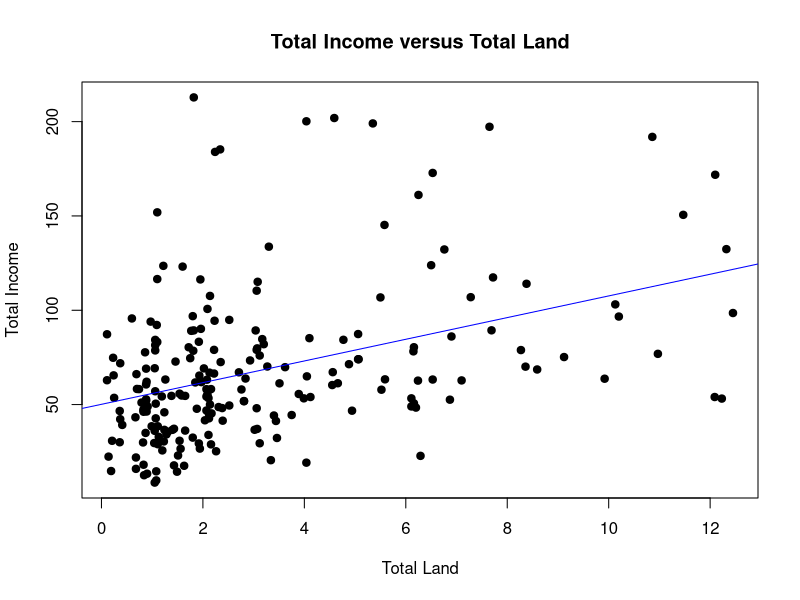

Reproduce this figure in R.
## ---- chunk 1
knitr::opts_chunk$set(echo = TRUE)
## ---- chunk 2
df <- data.frame(
  x = c(2.04,2.02, 0.79,4.88, 2.81,8.38, 4.10, 3.20, 1.38, 3.06,8.36,2.16,2.71,0.97,1.22,0.83,1.11,0.14,0.89,2.12,0.89,5.52,12.10,2.09,1.94,5.35,4.59,1.10,0.60,6.16,3.12,2.35,0.83,12.09,2.17,2.81,2.38,0.11,3.06,8.27,2.12,6.76,0.68,6.50,6.25,1.26,5.07,1.93,3.34,1.54,4.66,3.12,1.92,12.45,6.24,3.46,3.89,0.70,0.11,3.02,10.20,6.11,11.47,6.53,9.92,2.34,3.62,4.04,12.23,0.83,1.06,1.82,0.82,1.96,0.86,1.65,1.81,1.72,1.63,1.75,1.43,2.39,5.59,2.07,9.12,12.32,6.20,2.13,1.95,1.06,1.10,0.91,2.84,1.77,0.88,2.52,1.24,3.07,1.43,1.80,0.74,1.10,6.87,1.60,4.55,2.11,2.31,10.13,1.06,3.40,4.94,2.76,3.44,10.86,3.27,1.19,0.21,0.90,0.37,0.23,0.37,1.05,0.25,0.19,0.24,2.23,1.06,2.22,1.56,3.30,2.07,4.12,6.11,1.13,7.28,10.97,6.90,3.99,2.26,2.11,0.36,0.83,1.88,1.05,0.67,1.05,2.16,1.09,1.31,2.14,1.58,1.08,4.04,3.07,1.95,1.80,1.40,3.51,6.15,1.24,1.08,1.54,0.84,0.87,1.51,0.41,1.11,1.49,1.04,3.08,7.65,4.77,1.92,3.06,5.50,6.53,5.06,3.04,2.24,2.22,1.82,5.06,7.69,1.46,3.17,0.88,0.88,2.08,1.20,2.14,3.75,2.09,4.56,8.59,6.29,2.93,7.10,7.72,1.28,0.99,2.07,1.85,5.58,4.05,0.68,1.65,1.07,2.52,1.97,0.69,0.88,1.23,6.16,1.07,0.36),
  y = c(41.66,69.17,51.06,71.41,51.85,114.03,85.20,82.00,54.60,48.05,70.10,58.20,67.10,93.97,123.54,18.10,28.98,22.40,46.30,42.70,62.10,57.87,171.83,100.70,26.65,199.05,201.91,83.17,95.65,80.40,76.00,72.53,46.83,54.00,45.32,51.77,48.13,62.90,110.37,78.89,45.04,132.23,21.94,123.88,161.13,63.27,74.03,65.36,20.51,55.78,61.30,29.48,29.39,98.53,62.69,32.28,55.60,58.28,87.27,36.63,96.66,53.30,150.58,172.80,63.70,185.27,69.82,200.18,53.17,47.45,81.50,89.31,29.91,90.13,77.70,54.60,78.53,80.37,17.54,74.58,17.75,41.45,63.37,54.27,75.19,132.40,48.39,66.92,116.33,78.70,151.91,48.97,63.79,89.09,60.66,94.89,45.89,37.09,37.17,96.87,58.19,116.53,52.58,123.14,60.34,33.90,48.69,103.10,84.30,44.20,46.75,58.00,41.30,191.91,70.17,54.31,30.79,13.34,71.90,74.80,42.25,69.25,53.56,14.76,65.48,94.43,57.05,79.00,26.57,133.70,58.16,54.00,49.00,32.88,106.93,76.89,86.09,53.30,25.24,53.42,46.61,46.18,47.77,8.63,43.25,36.07,28.90,92.19,35.60,50.00,54.80,9.80,19.20,79.80,62.50,32.47,36.60,61.25,78.20,36.60,14.60,30.80,12.54,34.97,23.00,39.20,38.50,14.40,29.60,115.09,197.26,84.33,83.28,79.00,106.80,63.27,87.38,89.29,183.95,66.44,212.84,74.02,89.36,72.79,84.71,69.03,52.78,63.18,25.69,107.60,44.45,55.40,67.18,68.60,22.80,73.39,62.80,117.40,34.17,38.49,46.85,61.73,145.22,64.95,15.92,36.20,50.47,49.51,61.90,66.12,51.98,30.45,50.65,42.70,30.02))
knitr::kable(df, "pipe", col.name=c("Total Land" , "Total Income (milliom)"), align=c("c","c","c"))
## ---- chunk 3
x <- df$x
y <- df$y
plot(x, y, main = "Total Income versus Total Land",
     xlab = "Total Land", ylab = "Total Income",
     pch = 19)
abline(lm(y ~ x, data = df), col = "blue") 
## ---- chunk 4

x = df$x
y = df$y

Sxy = sum((x - mean(x)) * (y - mean(y)))
Sxx = sum((x - mean(x)) ^ 2)
Syy = sum((y - mean(y)) ^ 2)
c(Sxy, Sxx, Syy)

## ---- chunk 5

x = df$x
y = df$y

beta_1_hat = Sxy / Sxx
beta_0_hat = mean(y) - beta_1_hat * mean(x)
c(beta_0_hat, beta_1_hat)

## ---- chunk 6

y_hat = beta_0_hat + beta_1_hat * x
e = y - y_hat
n = length(e)
s2_e = sum(e^2) / (n - 2)
s2_e

